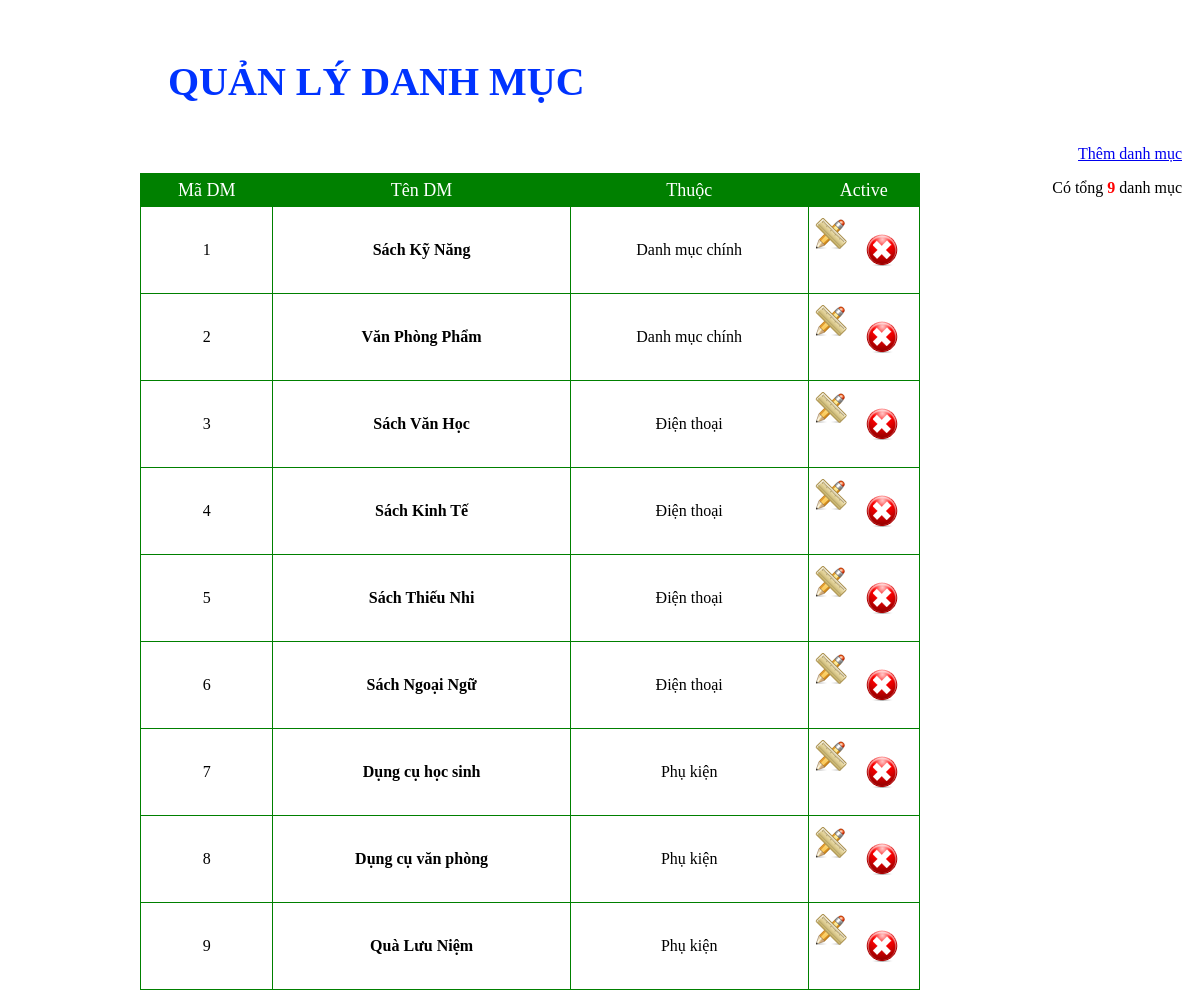
The app's page /admin/danhmuc.php with its own data.
### tables this page shows
CREATE TABLE `danhmuc` (
  `madm` int(11) NOT NULL,
  `tendm` varchar(50) NOT NULL,
  `dequi` int(11) NOT NULL
);

### admin/danhmuc.php (the view, shortened to what this page needs)
<!DOCTYPE html PUBLIC "-//W3C//DTD XHTML 1.0 Transitional//EN" "http://www.w3.org/TR/xhtml1/DTD/xhtml1-transitional.dtd">
<html xmlns="http://www.w3.org/1999/xhtml">
<head>
<link rel="stylesheet" href="css/hienthi_sp.css" />
</head>
<?php
	include '../include/connect.php';
	$hienthi = mysqli_query($link,"SELECT * FROM danhmuc");
			 $dem = mysqli_num_rows($hienthi);
?>
<div class="quanlysp">
	<h3>QUẢN LÝ DANH MỤC</h3>
<a href='?admin=themdm' >Thêm danh mục</a><br>
	<p>Có tổng <font color=red><b><?php echo $dem ?></b></font> danh mục</p>
</div>
<form action="" method="post" name="frmTest" >
	<table align="center" border="0">
        <tr class="tieude_hienthi_sp">
        	<td>Mã DM</td>
           <td> Tên DM</td>
            <td>Thuộc </td>
            <td colspan=2>Active</td>
        </tr>
        <?php
			if($dem !="")
			{
				while($bien=mysqli_fetch_array($hienthi))
				{
		?>
                   <tr>
                   <td class="masp_hienthi_sp">
                    <?php echo $bien['madm'] ?>
                   </td>
                   <td class="tensp_hienthi_sp">
                    <b><?php echo $bien['tendm'] ?></b>
                    </td>
                    <td class="masp_hienthi_sp">
                    <?php
						if($bien['dequi'] ==0) {
							echo "Danh mục chính";
						}
						else {
							if($bien['dequi']==1) {
								echo "Điện thoại";
							}
							else {
								echo "Phụ kiện";
							}
						}
					?>
                    </td>
                    <td class="active_hienthi_sp"><a href="?admin=suadm&madm=<?php echo $bien['madm']?>" > <img src="img/sua.png" title="Sửa" /></a>
					<?php echo "<p onclick = 'checkdel({$bien['madm'] })' ><img src='img/xoa.png' title='Xóa' class='delete'></p>" ?>
                   </td>
        <?php
				}
			}
			else
				{
					echo "<tr><td colspan='5'>Không có danh mục nào </td></tr>";
				}
		?>
    </table>
</form>
<body>
</body>
</html>

### admin/css/hienthi_sp.css (style rules this page uses)
.quanlysp { padding:10px 10px; }
.quanlysp h3 { font-size:40px; padding-left:150px; color:#03F; }
.quanlysp a { float:right; }
.quanlysp p { float:right; }
table { text-align:center; width:780px; height:auto; border-collapse:collapse; }
tr td { border:1px solid green; }
tr.tieude_hienthi_sp td { color:white; background: green; height:30px; font-size:18px; }
.active_hienthi_sp a { float:left; margin-left:5px; padding:10px 0px; }
.active_hienthi_sp p { cursor:pointer; padding:10px 0px; }

### records on screen
danhmuc: madm "1", tendm "Sách Kỹ Năng", dequi "Danh mục chính"
danhmuc: madm "2", tendm "Văn Phòng Phẩm", dequi "Danh mục chính"
danhmuc: madm "3", tendm "Sách Văn Học", dequi "Điện thoại"
danhmuc: madm "4", tendm "Sách Kinh Tế", dequi "Điện thoại"
danhmuc: madm "5", tendm "Sách Thiếu Nhi", dequi "Điện thoại"
danhmuc: madm "6", tendm "Sách Ngoại Ngữ", dequi "Điện thoại"
danhmuc: madm "7", tendm "Dụng cụ học sinh", dequi "Phụ kiện"
danhmuc: madm "8", tendm "Dụng cụ văn phòng", dequi "Phụ kiện"
danhmuc: madm "9", tendm "Quà Lưu Niệm", dequi "Phụ kiện"

### other values on screen
$dem "9"
